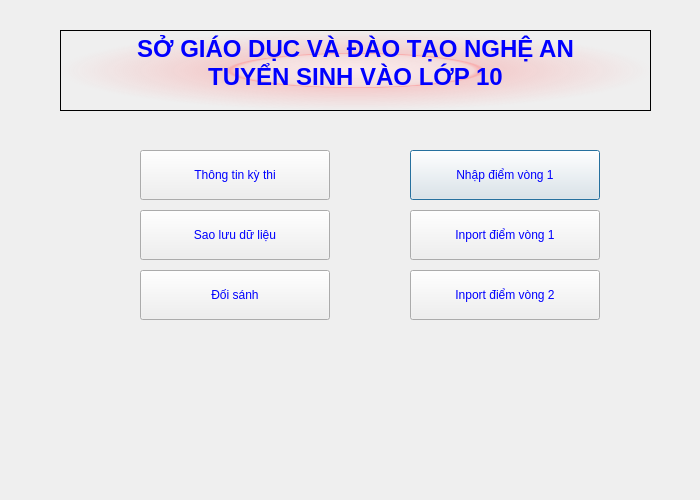
<?xml version="1.0" encoding="UTF-8"?>
<ui version="4.0">
 <class>Dialog</class>
 <widget class="QDialog" name="Dialog">
  <property name="geometry">
   <rect>
    <x>0</x>
    <y>0</y>
    <width>700</width>
    <height>500</height>
   </rect>
  </property>
  <property name="maximumSize">
   <size>
    <width>700</width>
    <height>500</height>
   </size>
  </property>
  <property name="windowTitle">
   <string>Dialog</string>
  </property>
  <widget class="QTextEdit" name="textEdit">
   <property name="geometry">
    <rect>
     <x>60</x>
     <y>30</y>
     <width>591</width>
     <height>81</height>
    </rect>
   </property>
   <property name="font">
    <font>
     <pointsize>16</pointsize>
    </font>
   </property>
   <property name="styleSheet">
    <string notr="true">background-color: qradialgradient(spread:pad, cx:0.5, cy:0.5, radius:0.5, fx:0.5, fy:0.5, stop:0 rgba(255, 235, 235, 206), stop:0.35 rgba(255, 188, 188, 80), stop:0.4 rgba(255, 162, 162, 80), stop:0.425 rgba(255, 132, 132, 156), stop:0.44 rgba(252, 128, 128, 80), stop:1 rgba(255, 255, 255, 0));</string>
   </property>
   <property name="frameShadow">
    <enum>QFrame::Raised</enum>
   </property>
   <property name="lineWidth">
    <number>0</number>
   </property>
   <property name="html">
    <string>&lt;!DOCTYPE HTML PUBLIC &quot;-//W3C//DTD HTML 4.0//EN&quot; &quot;http://www.w3.org/TR/REC-html40/strict.dtd&quot;&gt;
&lt;html&gt;&lt;head&gt;&lt;meta name=&quot;qrichtext&quot; content=&quot;1&quot; /&gt;&lt;style type=&quot;text/css&quot;&gt;
p, li { white-space: pre-wrap; }
&lt;/style&gt;&lt;/head&gt;&lt;body style=&quot; font-family:'MS Shell Dlg 2'; font-size:16pt; font-weight:400; font-style:normal;&quot;&gt;
&lt;p align=&quot;center&quot; style=&quot; margin-top:0px; margin-bottom:0px; margin-left:0px; margin-right:0px; -qt-block-indent:0; text-indent:0px;&quot;&gt;&lt;span style=&quot; font-size:18pt; font-weight:600; color:#0000ff;&quot;&gt;SỞ GIÁO DỤC VÀ ĐÀO TẠO NGHỆ AN&lt;/span&gt;&lt;/p&gt;
&lt;p align=&quot;center&quot; style=&quot; margin-top:0px; margin-bottom:0px; margin-left:0px; margin-right:0px; -qt-block-indent:0; text-indent:0px;&quot;&gt;&lt;span style=&quot; font-size:18pt; font-weight:600; color:#0000ff;&quot;&gt;TUYỂN SINH VÀO LỚP 10&lt;/span&gt;&lt;/p&gt;&lt;/body&gt;&lt;/html&gt;</string>
   </property>
  </widget>
  <widget class="QPushButton" name="push_diem_v1">
   <property name="geometry">
    <rect>
     <x>410</x>
     <y>150</y>
     <width>190</width>
     <height>50</height>
    </rect>
   </property>
   <property name="styleSheet">
    <string notr="true">font: 14pt &quot;MS Shell Dlg 2&quot;;
color: rgb(0, 0, 255);</string>
   </property>
   <property name="text">
    <string>Nhập điểm vòng 1</string>
   </property>
  </widget>
  <widget class="QPushButton" name="push_info">
   <property name="geometry">
    <rect>
     <x>140</x>
     <y>150</y>
     <width>190</width>
     <height>50</height>
    </rect>
   </property>
   <property name="styleSheet">
    <string notr="true">font: 14pt &quot;MS Shell Dlg 2&quot;;
color: rgb(0, 0, 255);</string>
   </property>
   <property name="text">
    <string>Thông tin kỳ thi</string>
   </property>
  </widget>
  <widget class="QPushButton" name="pushButton_6">
   <property name="geometry">
    <rect>
     <x>140</x>
     <y>210</y>
     <width>190</width>
     <height>50</height>
    </rect>
   </property>
   <property name="styleSheet">
    <string notr="true">font: 14pt &quot;MS Shell Dlg 2&quot;;
color: rgb(0, 0, 255);</string>
   </property>
   <property name="text">
    <string>Sao lưu dữ liệu</string>
   </property>
  </widget>
  <widget class="QPushButton" name="pushButton_5">
   <property name="geometry">
    <rect>
     <x>140</x>
     <y>270</y>
     <width>190</width>
     <height>50</height>
    </rect>
   </property>
   <property name="styleSheet">
    <string notr="true">font: 14pt &quot;MS Shell Dlg 2&quot;;
color: rgb(0, 0, 255);</string>
   </property>
   <property name="text">
    <string>Đối sánh</string>
   </property>
  </widget>
  <widget class="QPushButton" name="pushButton_4">
   <property name="geometry">
    <rect>
     <x>410</x>
     <y>270</y>
     <width>190</width>
     <height>50</height>
    </rect>
   </property>
   <property name="styleSheet">
    <string notr="true">font: 14pt &quot;MS Shell Dlg 2&quot;;
color: rgb(0, 0, 255);</string>
   </property>
   <property name="text">
    <string>Inport điểm vòng 2</string>
   </property>
  </widget>
  <widget class="QPushButton" name="pushButton_3">
   <property name="geometry">
    <rect>
     <x>410</x>
     <y>210</y>
     <width>190</width>
     <height>50</height>
    </rect>
   </property>
   <property name="styleSheet">
    <string notr="true">font: 14pt &quot;MS Shell Dlg 2&quot;;
color: rgb(0, 0, 255);</string>
   </property>
   <property name="text">
    <string>Inport điểm vòng 1</string>
   </property>
  </widget>
 </widget>
 <resources/>
 <connections/>
</ui>
